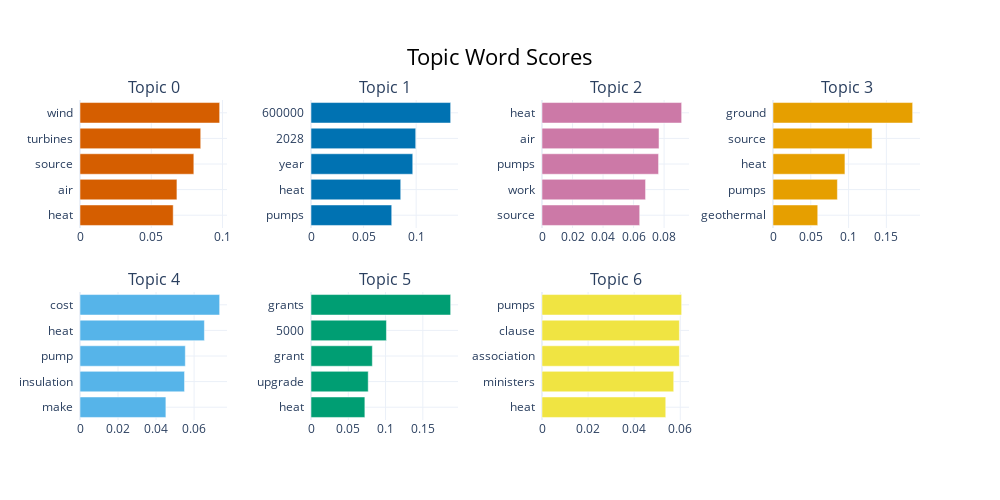

Notebook cell for this chart:
### Code cell
topic_model.visualize_barchart(top_n_topics=len(set(topic_model.topics_)))

### Figure 1 — Plotly figure (JSON) as saved in the notebook; plotly's stock layout.template omitted (floating-point values rounded to 4 significant figures)
{"data": [{"marker": {"color": "#D55E00"}, "orientation": "h", "type": "bar", "x": [0.06539, 0.068, 0.07985, 0.08469, 0.09797], "xaxis": "x", "y": ["heat  ", "air  ", "source  ", "turbines  ", "wind  "], "yaxis": "y"}, {"marker": {"color": "#0072B2"}, "orientation": "h", "type": "bar", "x": [0.07677, 0.08534, 0.09677, 0.0996, 0.1328], "xaxis": "x2", "y": ["pumps  ", "heat  ", "year  ", "2028  ", "600000  "], "yaxis": "y2"}, {"marker": {"color": "#CC79A7"}, "orientation": "h", "type": "bar", "x": [0.06401, 0.06785, 0.07638, 0.07668, 0.0915], "xaxis": "x3", "y": ["source  ", "work  ", "pumps  ", "air  ", "heat  "], "yaxis": "y3"}, {"marker": {"color": "#E69F00"}, "orientation": "h", "type": "bar", "x": [0.0592, 0.0852, 0.09518, 0.1311, 0.1848], "xaxis": "x4", "y": ["geothermal  ", "pumps  ", "heat  ", "source  ", "ground  "], "yaxis": "y4"}, {"marker": {"color": "#56B4E9"}, "orientation": "h", "type": "bar", "x": [0.04517, 0.05498, 0.05539, 0.06543, 0.07345], "xaxis": "x5", "y": ["make  ", "insulation  ", "pump  ", "heat  ", "cost  "], "yaxis": "y5"}, {"marker": {"color": "#009E73"}, "orientation": "h", "type": "bar", "x": [0.07225, 0.07675, 0.08228, 0.1012, 0.1873], "xaxis": "x6", "y": ["heat  ", "upgrade  ", "grant  ", "5000  ", "grants  "], "yaxis": "y6"}, {"marker": {"color": "#F0E442"}, "orientation": "h", "type": "bar", "x": [0.0537, 0.05716, 0.05962, 0.05962, 0.0606], "xaxis": "x7", "y": ["heat  ", "ministers  ", "association  ", "clause  ", "pumps  "], "yaxis": "y7"}], "layout": {"annotations": [{"font": {"size": 16}, "showarrow": false, "text": "Topic 0", "x": 0.0875, "xanchor": "center", "xref": "paper", "y": 1, "yanchor": "bottom", "yref": "paper"}, {"font": {"size": 16}, "showarrow": false, "text": "Topic 1", "x": 0.3625, "xanchor": "center", "xref": "paper", "y": 1, "yanchor": "bottom", "yref": "paper"}, {"font": {"size": 16}, "showarrow": false, "text": "Topic 2", "x": 0.6375, "xanchor": "center", "xref": "paper", "y": 1, "yanchor": "bottom", "yref": "paper"}, {"font": {"size": 16}, "showarrow": false, "text": "Topic 3", "x": 0.9125, "xanchor": "center", "xref": "paper", "y": 1, "yanchor": "bottom", "yref": "paper"}, {"font": {"size": 16}, "showarrow": false, "text": "Topic 4", "x": 0.0875, "xanchor": "center", "xref": "paper", "y": 0.4, "yanchor": "bottom", "yref": "paper"}, {"font": {"size": 16}, "showarrow": false, "text": "Topic 5", "x": 0.3625, "xanchor": "center", "xref": "paper", "y": 0.4, "yanchor": "bottom", "yref": "paper"}, {"font": {"size": 16}, "showarrow": false, "text": "Topic 6", "x": 0.6375, "xanchor": "center", "xref": "paper", "y": 0.4, "yanchor": "bottom", "yref": "paper"}], "height": 500, "hoverlabel": {"bgcolor": "white", "font": {"family": "Rockwell", "size": 16}}, "showlegend": false, "title": {"font": {"color": "Black", "size": 22}, "text": "Topic Word Scores", "x": 0.5, "xanchor": "center", "yanchor": "top"}, "width": 1000, "xaxis": {"anchor": "y", "domain": [0, 0.175], "showgrid": true}, "xaxis2": {"anchor": "y2", "domain": [0.275, 0.45], "showgrid": true}, "xaxis3": {"anchor": "y3", "domain": [0.55, 0.725], "showgrid": true}, "xaxis4": {"anchor": "y4", "domain": [0.825, 1], "showgrid": true}, "xaxis5": {"anchor": "y5", "domain": [0, 0.175], "showgrid": true}, "xaxis6": {"anchor": "y6", "domain": [0.275, 0.45], "showgrid": true}, "xaxis7": {"anchor": "y7", "domain": [0.55, 0.725], "showgrid": true}, "xaxis8": {"anchor": "y8", "domain": [0.825, 1], "showgrid": true}, "yaxis": {"anchor": "x", "domain": [0.6, 1], "showgrid": true}, "yaxis2": {"anchor": "x2", "domain": [0.6, 1], "showgrid": true}, "yaxis3": {"anchor": "x3", "domain": [0.6, 1], "showgrid": true}, "yaxis4": {"anchor": "x4", "domain": [0.6, 1], "showgrid": true}, "yaxis5": {"anchor": "x5", "domain": [0, 0.4], "showgrid": true}, "yaxis6": {"anchor": "x6", "domain": [0, 0.4], "showgrid": true}, "yaxis7": {"anchor": "x7", "domain": [0, 0.4], "showgrid": true}, "yaxis8": {"anchor": "x8", "domain": [0, 0.4], "showgrid": true}}}
